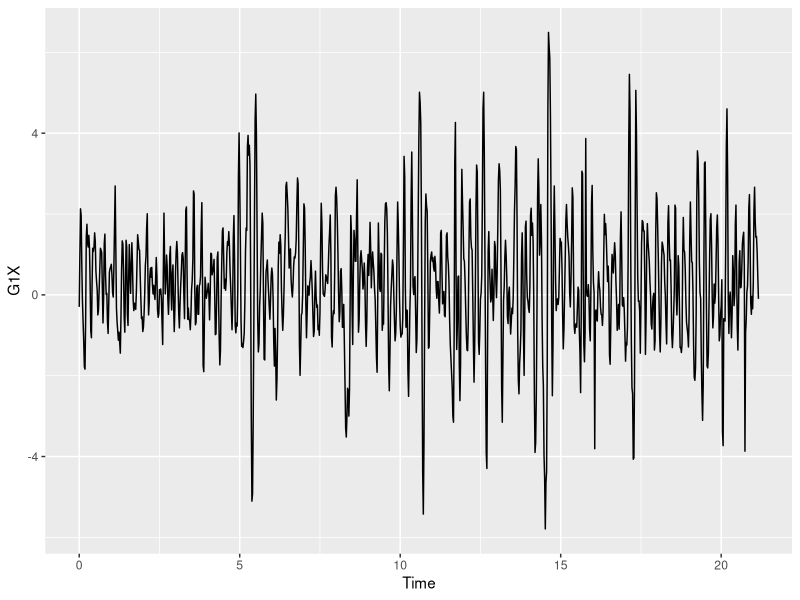
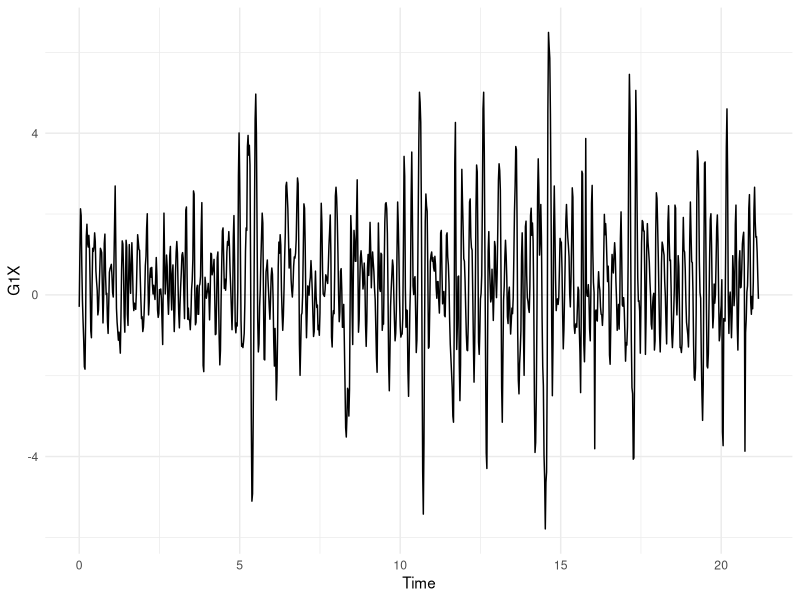
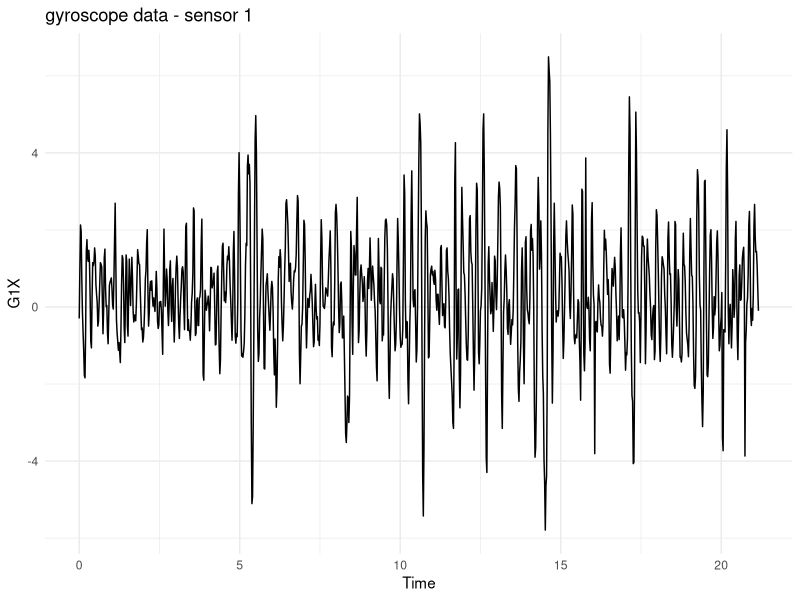
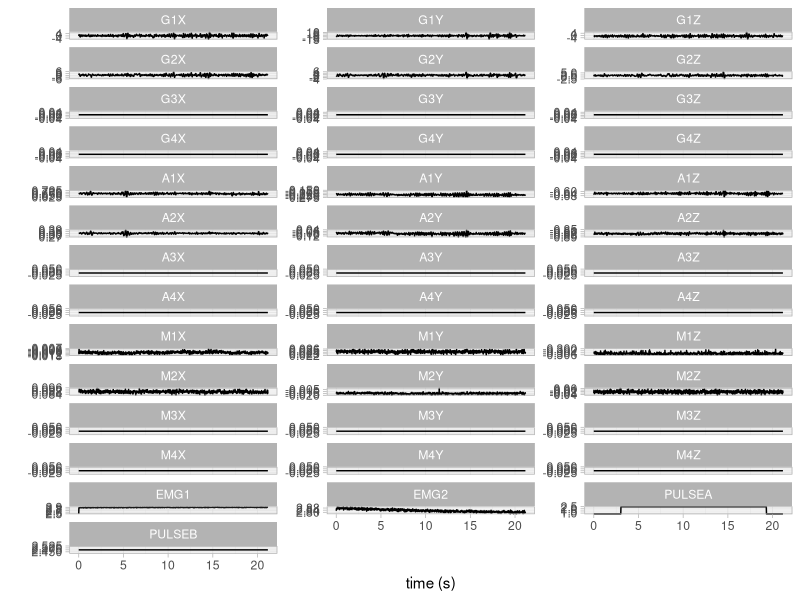
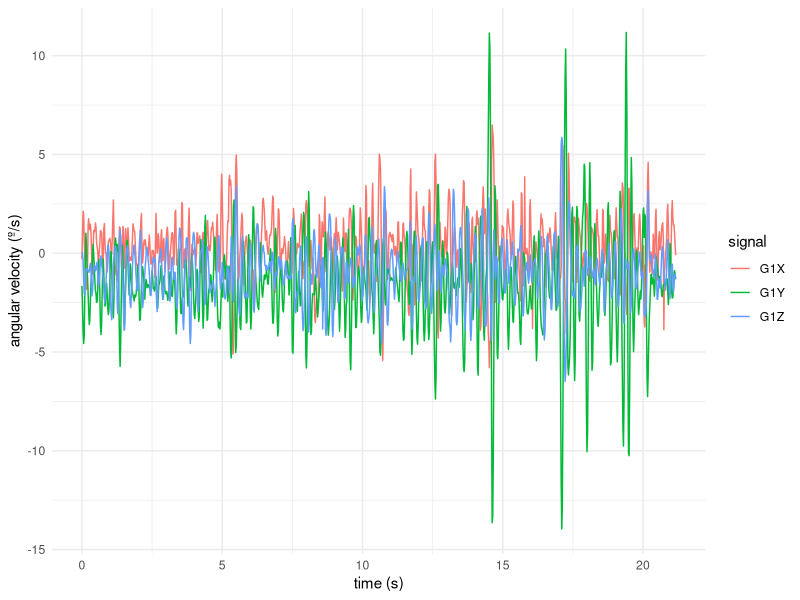
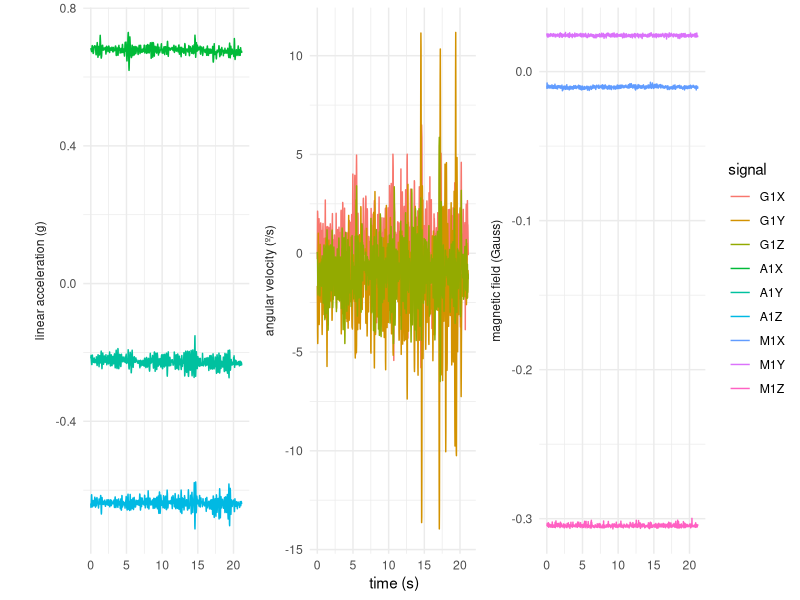
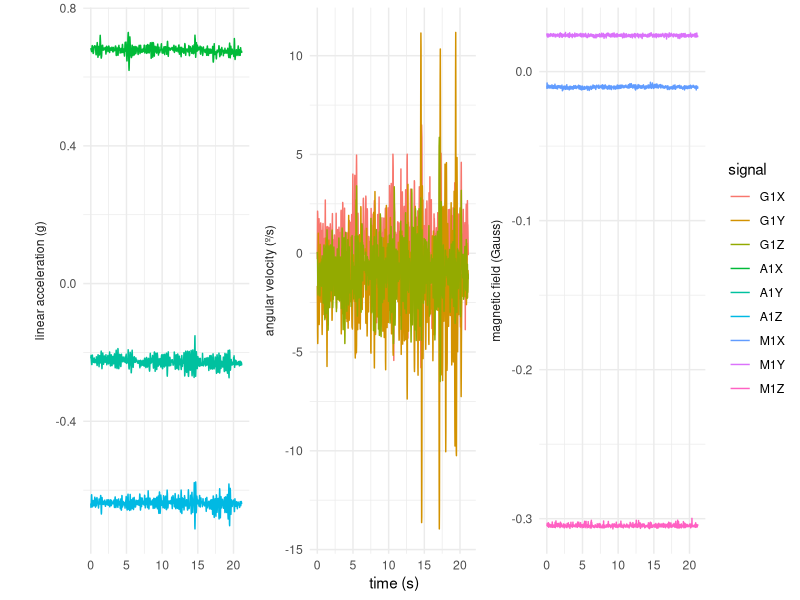
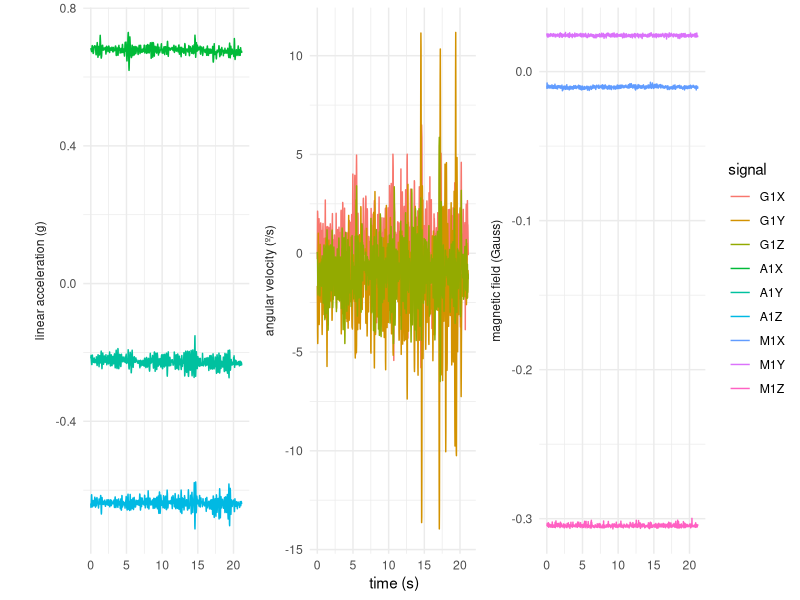

The R script that drew these images, in order:
## ---- chunk 1
knitr::opts_chunk$set(echo = TRUE)
## ---- chunk 2
library(openxlsx)

df <- openxlsx::read.xlsx("V16C1RCC92.xlsx") # load inertial data from Excel file

names(df) # display the variable names

## ---- chunk 3
library(stringr)

aa <- names(df) # assigning the variable names to a variable

# identifying and replacing patterns in the names of the variables
aa <- str_replace(string = aa, pattern = c("\\["), replacement = "") 
aa <- str_replace(string = aa, pattern = "\\]", replacement = "") 
aa <- str_replace(string = aa, pattern = "\\.", replacement = "")

names(df) <- aa # assigning the altered names to the variables

names(df)

## ---- chunk 4
library(ggplot2)

gg <- ggplot() # create the graphic object
gg <- gg + ggplot2::geom_line(data = df, 
                              mapping = aes(x = Time, y = G1X)) # adding layers to the graphic object
gg # display the graphic on the screen

gg <- gg + theme_minimal() #changing the appearance of the theme 
gg # display the graphic on the screen

gg <- gg + ggplot2::ggtitle(label = "gyroscope data - sensor 1")
  
gg # display the graphic on the screen

## ---- chunk 5

library(tidyr)

df.long <- pivot_longer(data = df, cols = (2:length(df)), 
                        names_to = "variable",
                        values_to = "value")
head(df.long, n = 10L)

# converting the variable names from string to factors
# to sort out the variables according to their levels
df.long$variable <- factor(df.long$variable, 
                           levels = df.long$variable %>% unique()) 


## ---- chunk 6
g <- ggplot(data = df.long,
            mapping = aes(x = Time, y = value)) +
      geom_line() + 
      facet_wrap( ~ variable, ncol = 3, scales = "free_y") + 
      theme_light() + labs(y = "", x = "time (s)")
   
g

## ---- chunk 7
library(dplyr)
library(ggplot2)

df.filtered <- df.long %>% filter(variable == "G1X" |
                                    variable == "G1Y" |
                                    variable == "G1Z")

g <- ggplot(data = df.filtered,
            mapping = aes(x = Time,
                          y = value,
                          color = interaction(variable))) +
    geom_line() + theme_minimal() + labs(color = "signal",
                                         x = "time (s)",
                                         y = "angular velocity (º/s)") 
g


## ---- chunk 8
df.filtered <- df.long %>% filter(variable == "G1X" |
                                    variable == "G1Y" |
                                    variable == "G1Z" |
                                    variable == "A1X" |
                                    variable == "A1Y" |
                                    variable == "A1Z" |
                                    variable == "M1X" |
                                    variable == "M1Y" |
                                    variable == "M1Z")

df.filtered$sensor <- str_sub(df.filtered$variable, 1, 1)

g <- ggplot(data = df.filtered,
            mapping = aes(x = Time,
                          y = value,
                          color = interaction(variable))) +
  geom_line() +
  facet_wrap( ~ sensor, ncol = 3, scales = "free_y",
              strip.position = "left", 
              labeller = as_labeller(c(A = "linear acceleration (g)", 
                                       G = "angular velocity (º/s)",
                                       M = "magnetic field (Gauss)"))) +
  
    theme_minimal() + labs(color = "signal",
                                       x = "time (s)",
                                       y = "") +
  theme(strip.background = element_blank(),
        strip.placement = "outside")
g
## ---- chunk 9

ggsave(filename = "figure1.pdf", plot = g, width = 160,
       height = 75, units = "mm")

ggsave(filename = "figure1.png", plot = g, width = 160,
       height = 75, units = "mm")

ggsave(filename = "figure1.tiff", plot = g, width = 160,
       height = 75, units = "mm")

